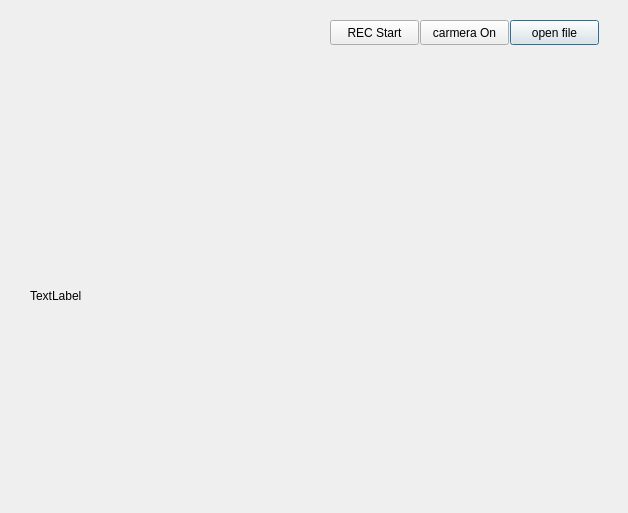
<?xml version="1.0" encoding="UTF-8"?>
<ui version="4.0">
 <class>Dialog</class>
 <widget class="QDialog" name="Dialog">
  <property name="geometry">
   <rect>
    <x>0</x>
    <y>0</y>
    <width>628</width>
    <height>513</height>
   </rect>
  </property>
  <property name="windowTitle">
   <string>Dialog</string>
  </property>
  <widget class="QPushButton" name="pushButton">
   <property name="geometry">
    <rect>
     <x>510</x>
     <y>20</y>
     <width>89</width>
     <height>25</height>
    </rect>
   </property>
   <property name="text">
    <string>open file</string>
   </property>
  </widget>
  <widget class="QLabel" name="label">
   <property name="geometry">
    <rect>
     <x>30</x>
     <y>90</y>
     <width>571</width>
     <height>411</height>
    </rect>
   </property>
   <property name="text">
    <string>TextLabel</string>
   </property>
  </widget>
  <widget class="QPushButton" name="camera_btn">
   <property name="geometry">
    <rect>
     <x>420</x>
     <y>20</y>
     <width>89</width>
     <height>25</height>
    </rect>
   </property>
   <property name="text">
    <string>carmera On</string>
   </property>
  </widget>
  <widget class="QPushButton" name="RECButton">
   <property name="geometry">
    <rect>
     <x>330</x>
     <y>20</y>
     <width>89</width>
     <height>25</height>
    </rect>
   </property>
   <property name="text">
    <string>REC Start</string>
   </property>
  </widget>
 </widget>
 <resources/>
 <connections/>
</ui>
